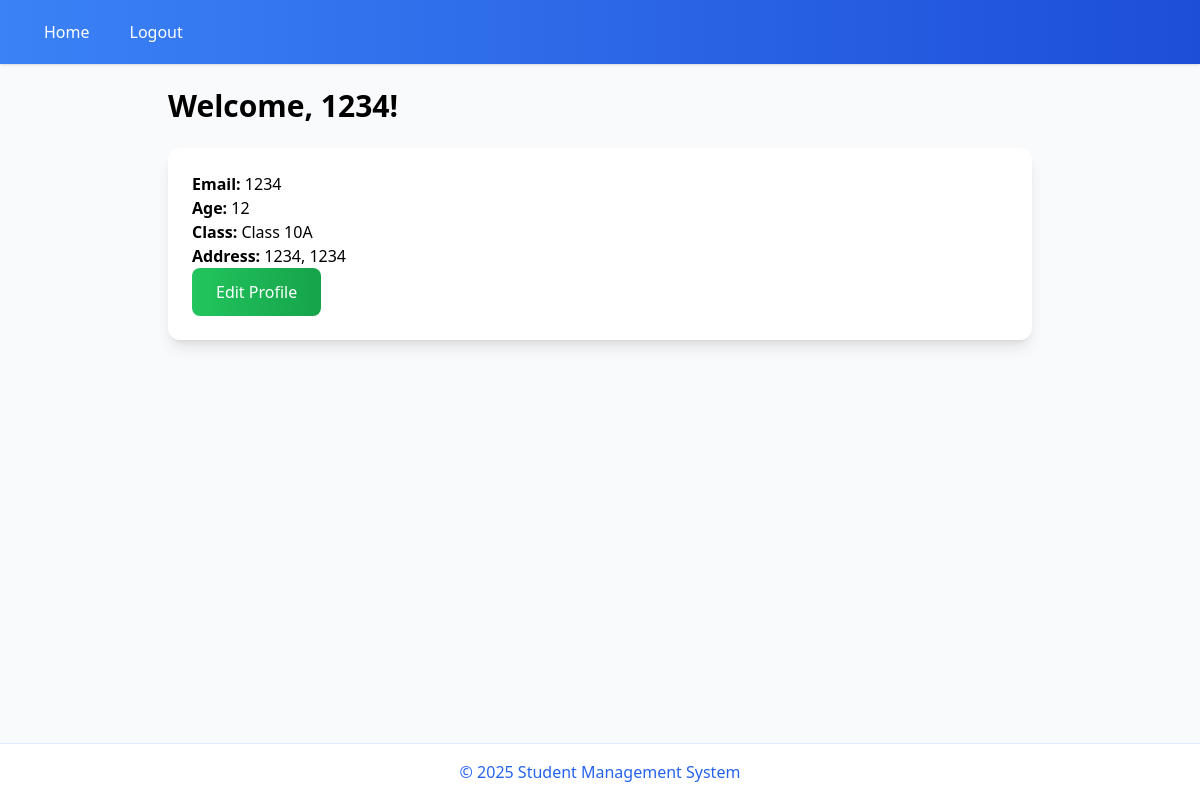
Before: /student_dashboard (signed in) with the older database file.
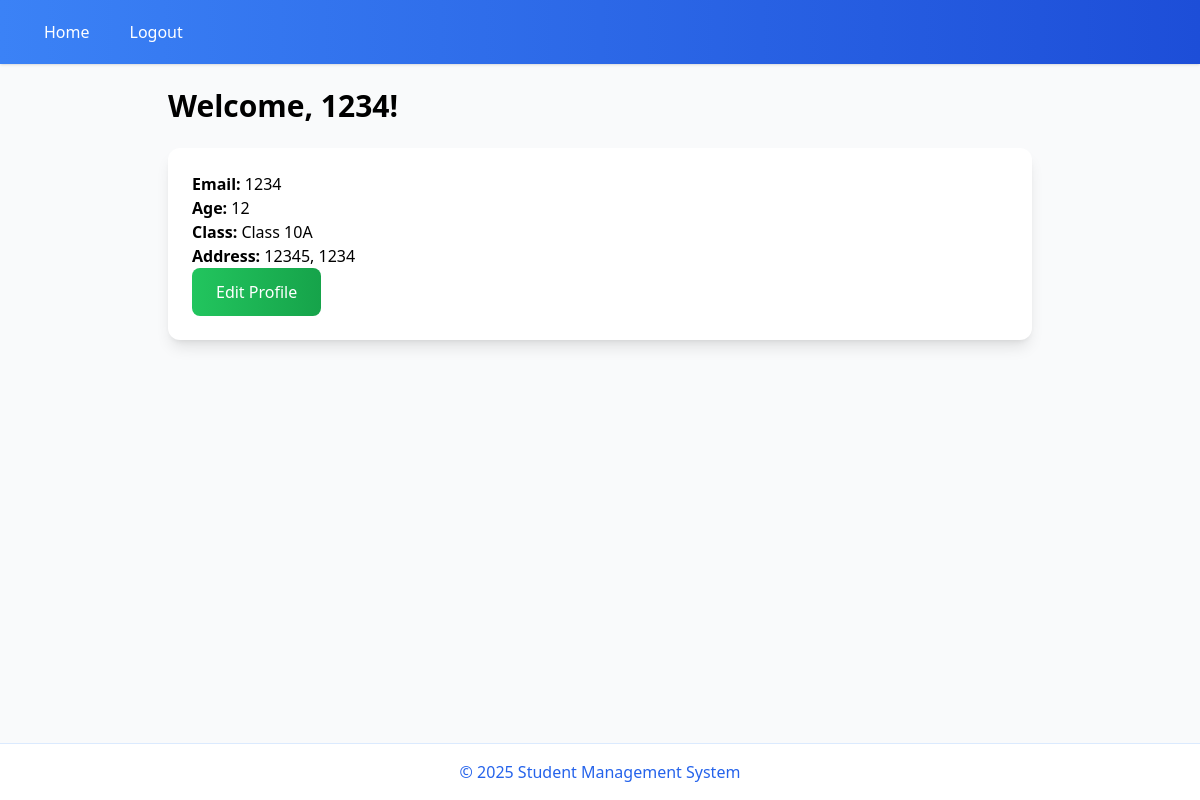
After: the same page with the newer database file.
### app.py (models this page shows)
class Student(db.Model):
    id = db.Column(db.Integer, primary_key=True)
    username = db.Column(db.String(80), unique=True, nullable=False)
    email = db.Column(db.String(120), unique=True, nullable=False)
    password = db.Column(db.String(120), nullable=False)
    name = db.Column(db.String(100), nullable=False)
    age = db.Column(db.Integer, nullable=False)
    date_of_birth = db.Column(db.String(10), nullable=False)
    gender = db.Column(db.String(10), nullable=False)
    street = db.Column(db.String(100), nullable=False)
    city = db.Column(db.String(50), nullable=False)
    region = db.Column(db.String(50), nullable=False)
    post_code = db.Column(db.String(10), nullable=False)
    country = db.Column(db.String(50), nullable=False)
    father_name = db.Column(db.String(100), nullable=False)
    father_number = db.Column(db.String(15), nullable=False)
    mother_name = db.Column(db.String(100), nullable=False)
    mother_number = db.Column(db.String(15), nullable=False)
    tuition = db.Column(db.Integer, nullable=False)
    total_credits = db.Column(db.Integer, nullable=False)
    class_id = db.Column(db.Integer, db.ForeignKey('class.id'), nullable=False)
    class_ = db.relationship('Class', backref='students')

class Class(db.Model):
    __tablename__ = 'class'
    id = db.Column(db.Integer, primary_key=True)
    name = db.Column(db.String(50), nullable=False)

### app.py (the view)
@app.route('/student_dashboard')
def student_dashboard():
    if 'user' not in session:
        return redirect(url_for('login'))
    if session.get('role') != 'student':
        write_to_log(f"[UNAUTHORIZED ACCESS ATTEMPT] USER: {session.get('user')} Page: 'student_dashboard'")
        flash('Please login as a student first.', 'danger')
        return redirect(url_for('login'))
    student = Student.query.filter_by(username=session['user']).first()
    return render_template('student_dashboard.html', student=student)

### templates/student_dashboard.html (shortened to what this page needs)
{% extends "base.html" %}
{% block content %}
<div class="max-w-4xl mx-auto px-4 py-6">
    <h1 class="text-3xl font-bold mb-6">Welcome, {{ student.name }}!</h1>
    <div class="bg-white rounded-xl shadow-lg p-6">
        <p><strong>Email:</strong> {{ student.email }}</p>
        <p><strong>Age:</strong> {{ student.age }}</p>
        <p><strong>Class:</strong> {{ student.class_.name }}</p>
        <p><strong>Address:</strong> {{ student.street }}, {{student.city}}</p>
         <a href="{{ url_for('edit_profile') }}"
            class="inline-block bg-gradient-to-r from-green-500 to-green-600 text-white px-6 py-3 rounded-lg hover:from-green-600 hover:to-green-700 transition-transform transform hover:scale-105">
            Edit Profile
        </a>
    </div>
</div>
{% endblock %}

### templates/base.html (shortened to what this page needs)
<!DOCTYPE html>
<html lang="en">
<head>
    <script src="https://cdn.tailwindcss.com"></script>
    <link rel="stylesheet" href="{{ url_for('static', filename='styles.css') }}">
</head>
<body class="min-h-screen bg-gray-50 flex flex-col">
    <header class="bg-gradient-to-r from-blue-500 to-blue-700 sticky top-0 z-50 shadow">
        <nav class="max-w-7xl mx-auto px-4 sm:px-6 lg:px-8">
            <div class="flex justify-between items-center h-16">
                <ul id="nav-menu" class="hidden md:flex space-x-4">
                    {% if 'user' in session %}
                        {% if session.get('role') == 'staff' %}
                            <li><a href="{{ url_for('index') }}" class="text-white hover:bg-blue-600 px-3 py-2 rounded-md">Home</a></li>
                            <li><a href="{{ url_for('add_student') }}" class="text-white hover:bg-blue-600 px-3 py-2 rounded-md">Add Student</a></li>
                        {% else %}
                            <li><a href="{{ url_for('student_dashboard') }}" class="text-white hover:bg-blue-600 px-3 py-2 rounded-md">Home</a></li>
                        {% endif %}
                        <li><a href="{{ url_for('logout') }}" class="text-white hover:bg-blue-600 px-3 py-2 rounded-md">Logout</a></li>
                    {% else %}
                        <li><a href="{{ url_for('login') }}" class="text-white hover:bg-blue-600 px-3 py-2 rounded-md">Login</a></li>
                        <li><a href="{{ url_for('register') }}" class="text-white hover:bg-blue-600 px-3 py-2 rounded-md">Register</a></li>
                    {% endif %}
                </ul>
            </div>
        </nav>
    </header>
    <main class="flex-grow">
        {% block content %}{% endblock %}
    </main>
    <footer class="bg-white border-t border-blue-100 py-4 text-center text-blue-600">
        <p>© 2025 Student Management System</p>
    </footer>
    {% set alerts = [] %}
    {% with messages = get_flashed_messages(with_categories=true) %}
        {% for category, message in messages %}
            {% set _ = alerts.append({'id': loop.index, 'category': category, 'message': message}) %}
        {% endfor %}
    {% endwith %}
</body>
</html>

Changed rows visible on the page:
changed Student: street "1234" → "12345"
